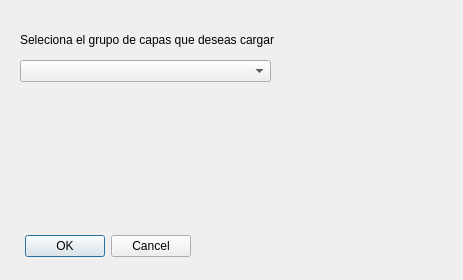
<?xml version="1.0" encoding="UTF-8"?>
<ui version="4.0">
 <class>splitDialogBase</class>
 <widget class="QDialog" name="splitDialogBase">
  <property name="geometry">
   <rect>
    <x>0</x>
    <y>0</y>
    <width>463</width>
    <height>280</height>
   </rect>
  </property>
  <property name="windowTitle">
   <string>SPLIT</string>
  </property>
  <widget class="QDialogButtonBox" name="button_box">
   <property name="geometry">
    <rect>
     <x>20</x>
     <y>230</y>
     <width>171</width>
     <height>32</height>
    </rect>
   </property>
   <property name="orientation">
    <enum>Qt::Horizontal</enum>
   </property>
   <property name="standardButtons">
    <set>QDialogButtonBox::Cancel|QDialogButtonBox::Ok</set>
   </property>
  </widget>
  <widget class="QComboBox" name="comboBox_campos">
   <property name="geometry">
    <rect>
     <x>20</x>
     <y>60</y>
     <width>251</width>
     <height>22</height>
    </rect>
   </property>
   <property name="currentText">
    <string/>
   </property>
  </widget>
  <widget class="QLabel" name="texto1_2">
   <property name="geometry">
    <rect>
     <x>20</x>
     <y>30</y>
     <width>351</width>
     <height>20</height>
    </rect>
   </property>
   <property name="text">
    <string>Seleciona el grupo de capas que deseas cargar</string>
   </property>
  </widget>
 </widget>
 <resources/>
 <connections>
  <connection>
   <sender>button_box</sender>
   <signal>accepted()</signal>
   <receiver>splitDialogBase</receiver>
   <slot>accept()</slot>
   <hints>
    <hint type="sourcelabel">
     <x>20</x>
     <y>20</y>
    </hint>
    <hint type="destinationlabel">
     <x>20</x>
     <y>20</y>
    </hint>
   </hints>
  </connection>
  <connection>
   <sender>button_box</sender>
   <signal>rejected()</signal>
   <receiver>splitDialogBase</receiver>
   <slot>reject()</slot>
   <hints>
    <hint type="sourcelabel">
     <x>20</x>
     <y>20</y>
    </hint>
    <hint type="destinationlabel">
     <x>20</x>
     <y>20</y>
    </hint>
   </hints>
  </connection>
 </connections>
</ui>
